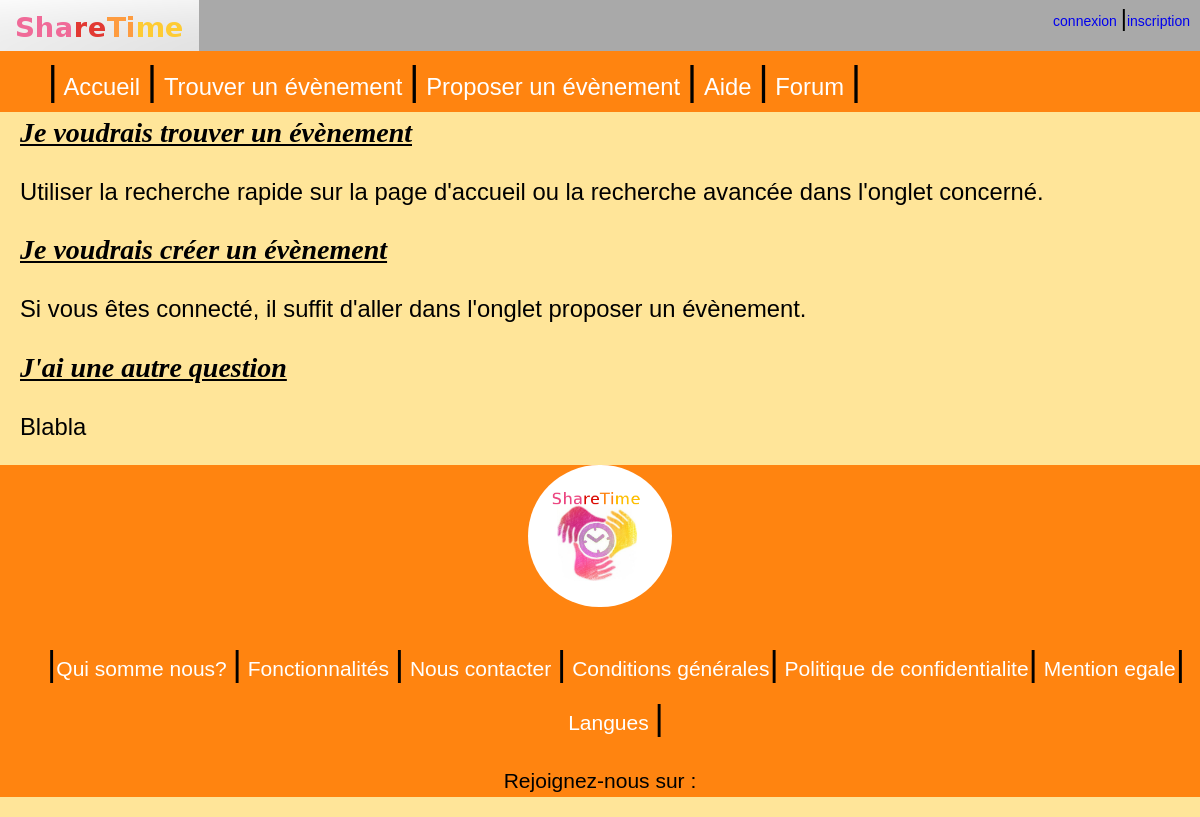
Page /vue/aide_V_ex.php on the committed database.
### tables this page shows
CREATE TABLE IF NOT EXISTS `aide` (
  `id` int(11) NOT NULL AUTO_INCREMENT,
  `question` varchar(254) NOT NULL,
  `reponse` text NOT NULL,
  PRIMARY KEY (`id`)
);

### vue/aide_V_ex.php (the view, shortened to what this page needs)
<?php include_once "../model/model.php"; ?>
<!DOCTYPE html>
<html>
<head>
	<link rel="stylesheet" href="style_APP.css"/>
</head>
<body id="fond">
	<?php include("entete.php"); ?>
	<div for="ameliorer">
		<?php
		$requete = $bdd->query('SELECT * FROM aide');
		while($reponse = $requete->fetch())
			{
				?>
				<p class="cou1"><?php echo $reponse['question'] ; ?></p>
				<p class="tiret"><?php echo $reponse['reponse'] ; ?></p>
				<?php
			}
			?>
	</div>
<?php include("pied_de_page.php"); ?>
</body>
</html>

### vue/entete.php
<header>
            <div id="entete">
                <?php if(isset($_SESSION['pseudo'])){
               ?>
                <ul>   <li><a href="profil_V.php"><?php echo htmlentities($_SESSION['pseudo']) ?> <span class="tiret">|</span></a></li>
		<li><a href="../controller/deconnexion_C.php">deconnexion</a></li>
	</ul>
               <?php } else {
                   ?>
                <ul>
                       <li><a href="connexion_V.php">connexion</a></li>
		<li><a href="inscription_V.php"><span class="tiret">|</span>inscription</a></li>
	</ul>
               <?php } ?>
           </div>
           <img id="nom" src ="image/nom.png" alt="sharetime"/>
        <?php
        if(isset($_SESSION['admin']) && $_SESSION['admin'] ){ ?>
            <nav>
	<ul class="menu">
		<li><a href="page_accueil.php"><span class="tiret">|</span> Accueil <span class="tiret">|</span></a></li>
		<li><a href="trouver_even_V.php">Trouver un évènement <span class="tiret">|</span></a></li>
		<li><a href="creation_even_V.php">Proposer un évènement <span class="tiret">|</span></a></li>
		<li><a href="aide_V.php">Aide <span class="tiret">|</span></a></li>
		<li><a href="forum_index.php">Forum  <span class="tiret">|</span></a></li>
                       <li><a href="admin_V.php">Espace administrateur<span class="tiret">|</span></a></li>
	</ul>
               </nav>
        <?php } else { ?>
           <nav>
	<ul class="menu">
		<li><a href="page_accueil.php"><span class="tiret">|</span> Accueil <span class="tiret">|</span></a></li>
		<li><a href="trouver_even_V.php">Trouver un évènement <span class="tiret">|</span></a></li>
		<li><a href="creation_even_V.php">Proposer un évènement <span class="tiret">|</span></a></li>
		<li><a href="Aide1.php">Aide <span class="tiret">|</span></a></li>
		<li><a href="forum_index.php">Forum  <span class="tiret">|</span></a></li>
	</ul>
               </nav>
        <?php } ?>
</header>

### vue/pied_de_page.php
<footer>
        <a href="page_accueil.php">  <img id="logo2" src ="image/logo.png" alt="Logo sharetime"/></a>
	<ul class="menu">
			<li><a href="#"><span class="tiret">|</span>Qui somme nous? <span class="tiret">|</span></a></li>
			<li><a href="#">Fonctionnalités <span class="tiret">|</span></a></li>
			<li><a href="Contactez-nous.php">Nous contacter <span class="tiret">|</span></a></li>
			<li><a href="page_conditions_generales.php">Conditions générales<span class="tiret">|</span></a></li>
			<li><a href="page_politique_de_confidentialite.php">Politique de confidentialite<span class="tiret">|</span></a></li>
			<li><a href="page_mention_egale.php">Mention egale<span class="tiret">|</span></a></li>
			<li><a href="#">Langues <span class="tiret">|</span></a></li>
		</ul>
	<p id="reseaux_sociaux"> Rejoignez-nous sur : </p>
	</footer>

### vue/style_APP.css (style rules this page uses)
html { font-size: 62.5%; }
body { background-color: #fff; color: #000; font-family: "Century Gothic", helvetica, arial, sans-serif; font-size: 1.4em; line-height: 1.5; }
p, ul, ol, dl, blockquote, pre, td, th, label, textarea, caption, details, figure, hgroup { font-size: 1em; line-height: 1.5; margin: 1.5em 0 0; }
html, body, textarea, figure, label { margin: 0; padding: 0; }
ul, ol { padding-left: 2em; }
p:first-child, ul:first-child, ol:first-child, dl:first-child, blockquote:first-child, pre:first-child, h1:first-child, h2:first-child, h3:first-child, h4:first-child, h5:first-child, h6:first-child { margin-top: 0; }
article, aside, details, figcaption, figure, footer, header, hgroup, nav, section { display: block; }
img, table, td, blockquote, code, pre, textarea, input, video { max-width: 100%; }
div, textarea, table, td, th, code, pre, samp { word-wrap: break-word; -webkit-hyphens: auto; -moz-hyphens: auto; -ms-hyphens: auto; -o-hyphens: auto; hyphens: auto; }
img { width: auto; height: auto; vertical-align: middle; }
a img { border: 0; }
body { background : #DCDCDC; }
header { background : #A9A9A9; }
ul { margin-right : 10px; }
li { display : inline-block; }
nav { background : #ff8410; font-size: 1.7em; }
.menu li { display : inline-block; }
.menu li a { color: white; }
.tiret { color: black; font-size: 1.7em; }
p { margin: 20px; }
a { text-decoration:none; display : inline-block; }
#entete { float: right; margin-top: 0px; padding-top :0px; }
footer { background: #ff8410; text-align: center; font-size: 1.5em; }
#logo2 { height : 142px; overflow: hidden; -webkit-border-radius:120px; -moz-border-radius:120px; border-radius:120px; }
#fond { background-color: #ffe599; }
.cou1 { font-size: 2em; font-family: Comic Sans MS; color: black; font-style: italic; font-weight: bold; text-decoration: underline; }

### rows in the picture
aide: question "Je voudrais trouver un évènement", reponse "Utiliser la recherche rapide sur la page d'accueil ou la recherche avancée dans l'onglet concerné."
aide: question "Je voudrais créer un évènement", reponse "Si vous êtes connecté, il suffit d'aller dans l'onglet proposer un évènement."
aide: question "J'ai une autre question", reponse "Blabla"
